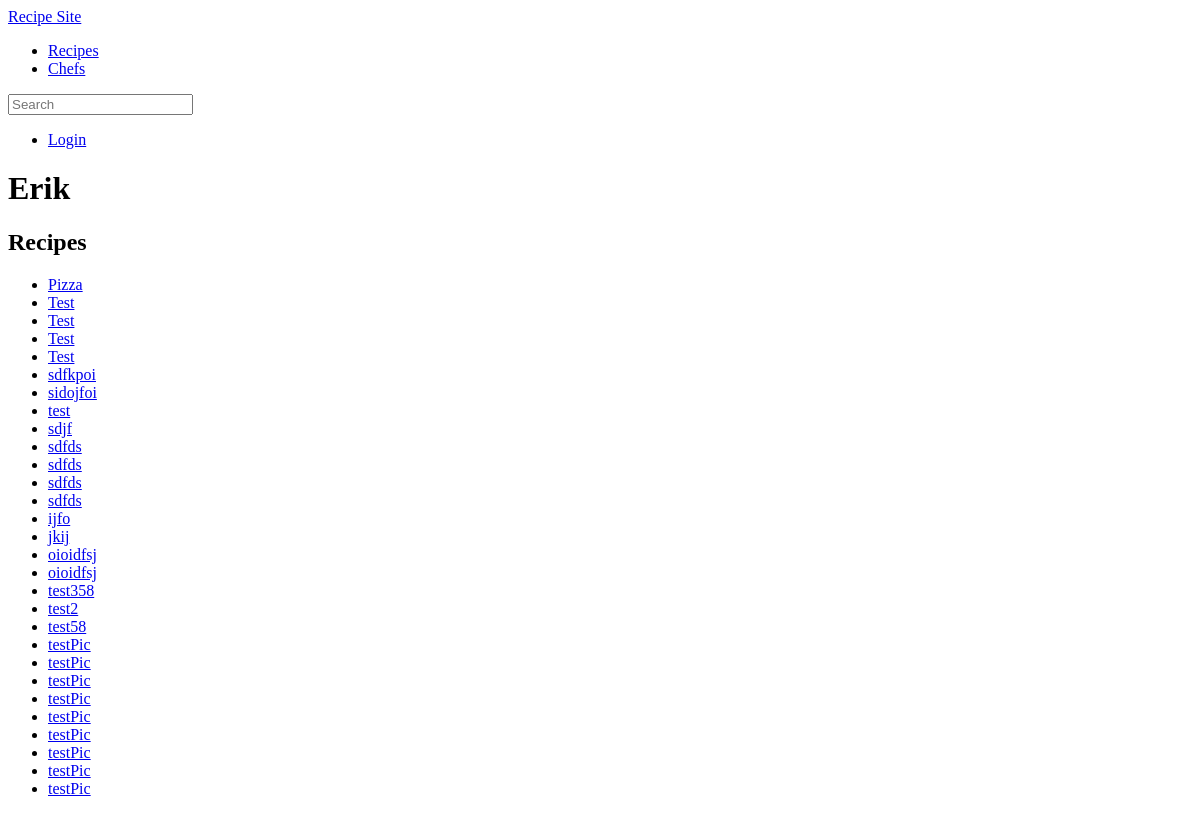
/chefs/1/, run on the app's committed database.
### appRecipe/models.py (models this page shows, shortened)
class Recipe(models.Model):
  name = models.CharField(max_length=200)
  prepTime = models.IntegerField(blank=True,null=True)
  cookTime = models.IntegerField(blank=True,null=True)
  chefComment = models.CharField(max_length=500)
  dateCreated = models.DateTimeField(auto_now_add=True)
  mainPicture = models.ForeignKey('RecipePicture',blank=True,null=True, related_name = 'mainPictureForRecipe')
  chef = models.ForeignKey(Chef)
  previousVersion = models.ForeignKey('self',blank=True,null=True)
  ingredients = models.ManyToManyField(Ingredient, through=RecipeIngredient)

### appRecipe/views.py (the view)
# urls.py: url(r'^chefs/(?P<chef_id>\d+)/$', views.chefDetail, name='chefDetail'),
def chefDetail(request, chef_id):
  chef = get_object_or_404(Chef, pk=chef_id)
  return render(request, 'recipe/chefDetail.html', {'chef':chef})

### appRecipe/templates/recipe/chefDetail.html (shortened to what this page needs)
{% extends "recipe/base.html" %}
{% block content %}
  <h1>{{ chef.username }}</h1>
  <h2>Recipes</h2>
  <ul>
  {% for recipe in chef.recipe_set.all %}
    <li><a href="{% url 'recipeDetail' recipe.id %}">{{ recipe.name }}</a></li>
  {% endfor %}
  </ul>
{% endblock content %}

### data on the page
Recipe: name "Pizza"
Recipe: name "Test"
Recipe: name "Test"
Recipe: name "Test"
Recipe: name "Test"
Recipe: name "sdfkpoi"
Recipe: name "sidojfoi"
Recipe: name "test"
Recipe: name "sdjf"
Recipe: name "sdfds"
Recipe: name "sdfds"
Recipe: name "sdfds"
Recipe: name "sdfds"
Recipe: name "ijfo"
Recipe: name "jkij"
Recipe: name "oioidfsj"
Recipe: name "oioidfsj"
Recipe: name "test358"
Recipe: name "test2"
Recipe: name "test58"
Recipe: name "testPic"
Recipe: name "testPic"
Recipe: name "testPic"
Recipe: name "testPic"
Recipe: name "testPic"
Recipe: name "testPic"
Recipe: name "testPic"
Recipe: name "testPic"
Recipe: name "testPic"

### other printed values
{{ chef.username }} "Erik"
